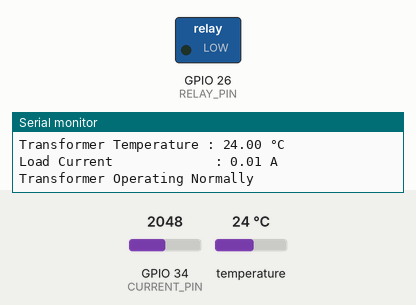
Bench run of a sketch on a simulated ESP32. Shown: switched loads named in the sketch (green lamp = pin HIGH), the last lines printed to the serial monitor. Inputs (shaded band) come from the test bench; at power-on: GPIO 34 (CURRENT_PIN) = 2048, temperature 24 °C.

Above: at 4.3 s.
4.4 s: GPIO 34 (CURRENT_PIN) set to 2430
8.1 s: GPIO 34 (CURRENT_PIN) set to 2507
At 10.3 s:
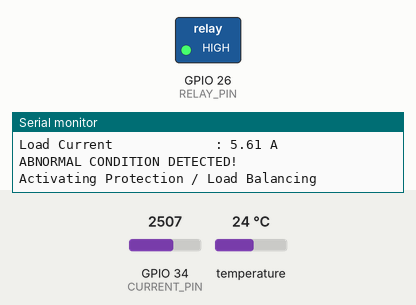
11.8 s: GPIO 34 (CURRENT_PIN) set to 2047
At 12.5 s:
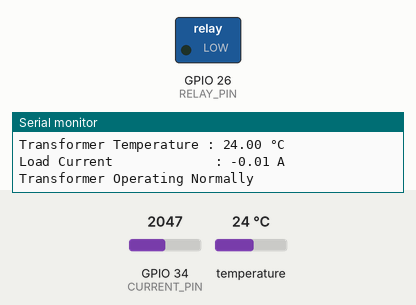
15.5 s: GPIO 34 (CURRENT_PIN) set to 1691
19.2 s: GPIO 34 (CURRENT_PIN) set to 1593
At 20.6 s:
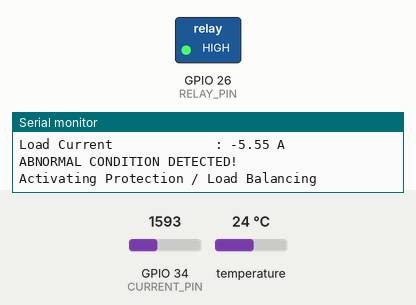
Timing chart, 0 to 22.2 s (numbered marks = the images above; inputs shaded):
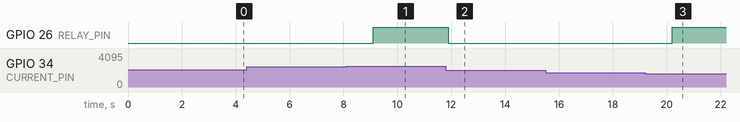

Measured:
- the behaviour switches between 2456 and 2457 on GPIO 34 (CURRENT_PIN) (found by bisection; images 0 and 1)
- the behaviour switches between 1638 and 1637 on GPIO 34 (CURRENT_PIN) (found by bisection; images 2 and 3)
- after the input at 8.1 s, GPIO 26 (RELAY_PIN): LOW → HIGH after 1.0 s
- after the input at 11.8 s, GPIO 26 (RELAY_PIN): HIGH → LOW after 0.08 s
- after the input at 19.2 s, GPIO 26 (RELAY_PIN): LOW → HIGH after 1.0 s

The sketch:

transformer_monitor.ino
```cpp
/*
  Project Title : Smart Transformer Condition Monitoring and Self-Balancing System
  Controller    : ESP32
  Description   :
    - Monitors transformer temperature and load current
    - Detects abnormal operating conditions
    - Activates relay for protection / load balancing
    - Designed for smart grid and power system research
*/

#include <OneWire.h>
#include <DallasTemperature.h>

// ---------------- PIN DEFINITIONS ----------------
#define TEMP_PIN      4      // DS18B20 data pin
#define CURRENT_PIN   34     // ACS712 analog output
#define RELAY_PIN     26     // Relay control

// ---------------- SYSTEM LIMITS ------------------
#define TEMP_LIMIT    70.0   // °C (safe transformer limit)
#define CURRENT_LIMIT 5.0    // Amps (example threshold)

// ---------------- SENSOR SETUP -------------------
OneWire oneWire(TEMP_PIN);
DallasTemperature tempSensor(&oneWire);

// ------------------------------------------------
void setup() {
  Serial.begin(115200);

  pinMode(RELAY_PIN, OUTPUT);
  digitalWrite(RELAY_PIN, LOW); // Relay OFF initially

  tempSensor.begin();

  Serial.println("==============================================");
  Serial.println(" Smart Transformer Condition Monitoring System ");
  Serial.println("==============================================");

  if (tempSensor.getDeviceCount() == 0) {
    Serial.println("Temperature sensor not detected!");
    while (1);
  }

  Serial.println("System Initialized Successfully");
}

// ------------------------------------------------
void loop() {
  // -------- TEMPERATURE READING --------
  tempSensor.requestTemperatures();
  float temperature = tempSensor.getTempCByIndex(0);

  // -------- CURRENT READING ------------
  int rawADC = analogRead(CURRENT_PIN);
  float voltage = (rawADC / 4095.0) * 3.3;
  float current = (voltage - 1.65) / 0.066; // ACS712 30A model

  // -------- DISPLAY DATA ---------------
  Serial.println("----------------------------------");
  Serial.print("Transformer Temperature : ");
  Serial.print(temperature);
  Serial.println(" °C");

  Serial.print("Load Current             : ");
  Serial.print(current);
  Serial.println(" A");

  // -------- CONDITION MONITORING -------
  if (temperature > TEMP_LIMIT || abs(current) > CURRENT_LIMIT) {
    Serial.println("ABNORMAL CONDITION DETECTED!");
    Serial.println("Activating Protection / Load Balancing");
    digitalWrite(RELAY_PIN, HIGH);  // Cut / shift load
  } else {
    Serial.println("Transformer Operating Normally");
    digitalWrite(RELAY_PIN, LOW);   // Normal operation
  }

  delay(2000);
}
```
